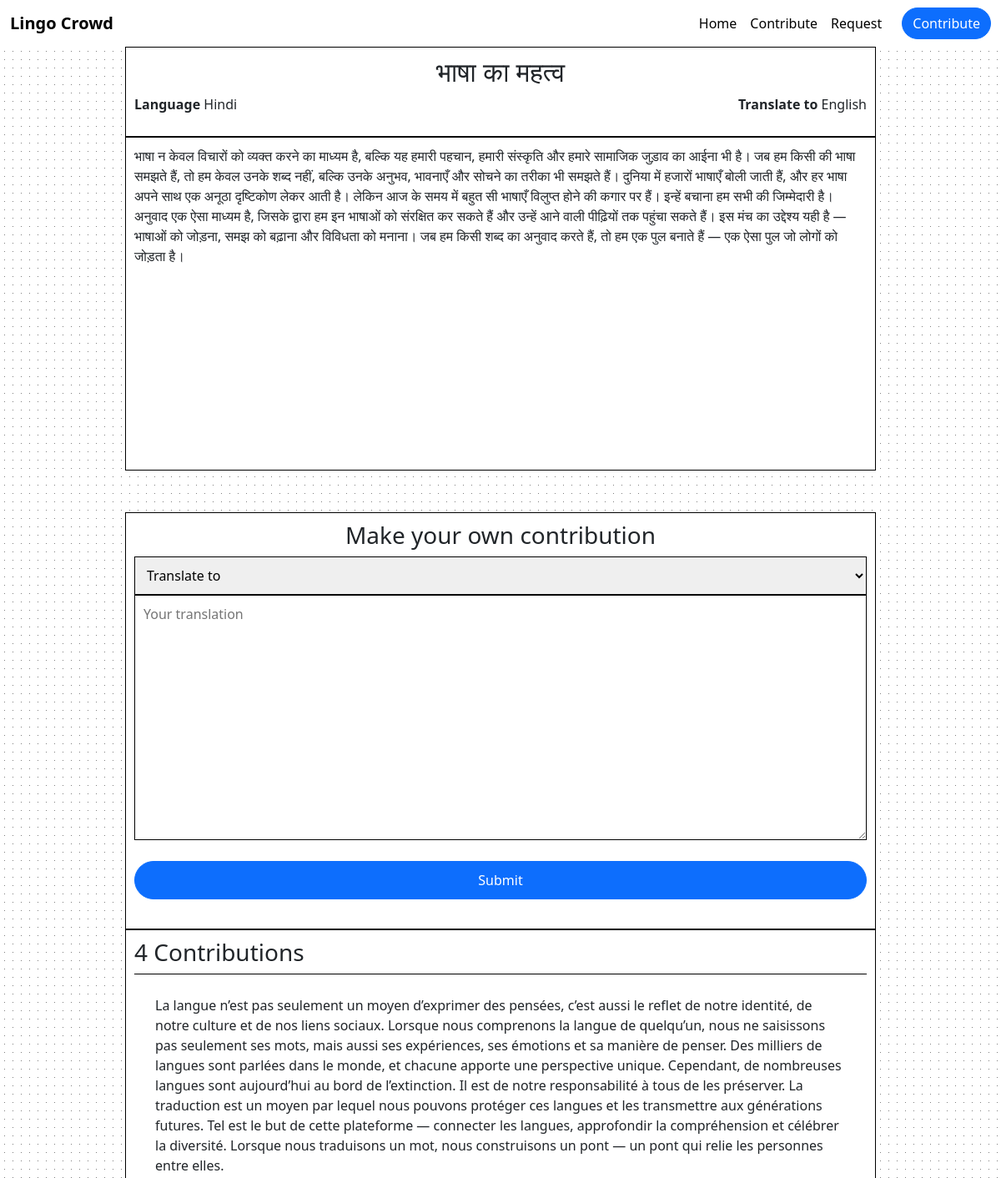
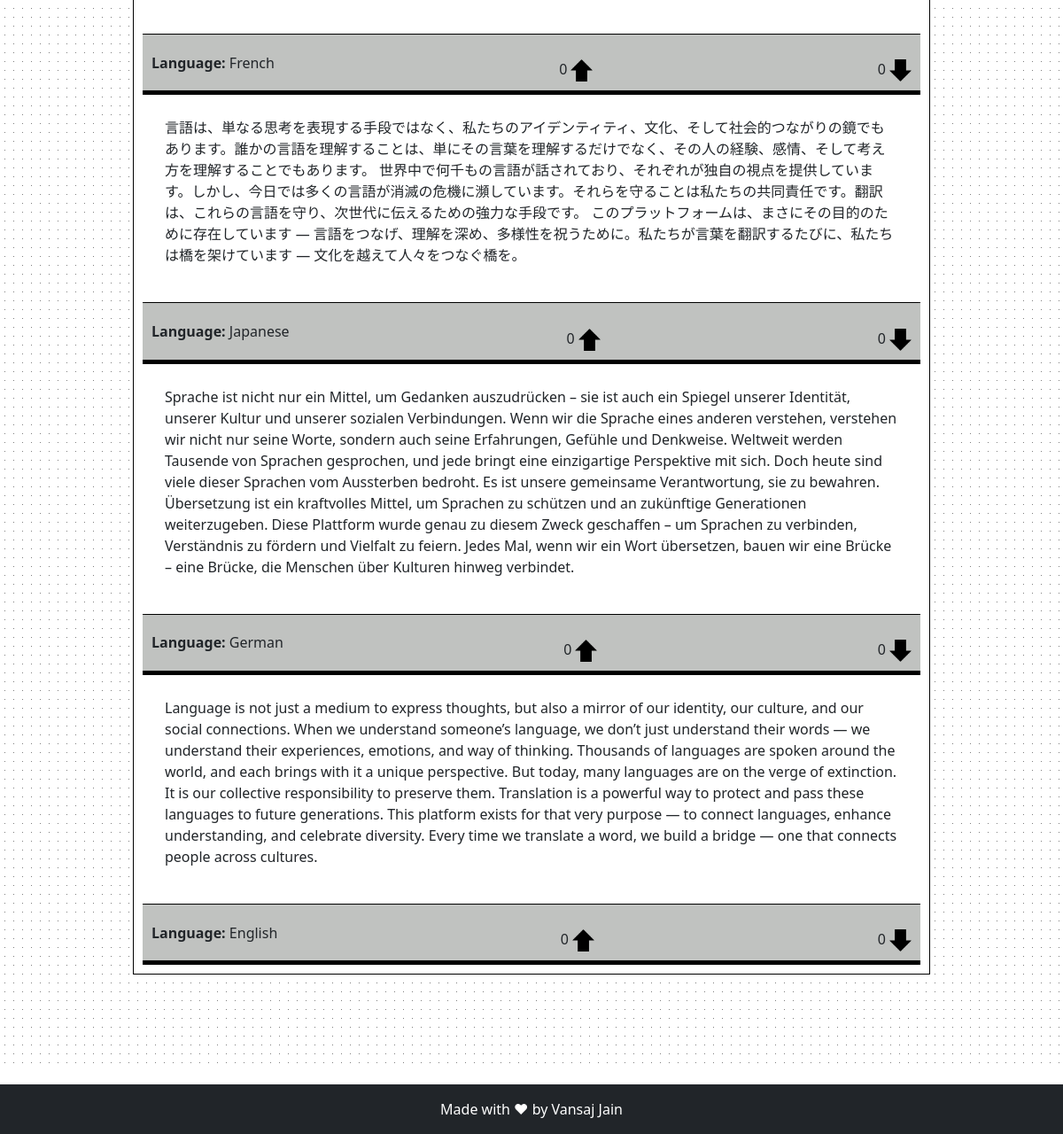
/view/NEmZnVjH, run on the app's committed database (2 pictures, top to bottom).
### tables this page shows
CREATE TABLE request(
request_id INTEGER PRIMARY KEY AUTOINCREMENT,
request_text TEXT NOT NULL,
language TEXT NOT NULL,
translate_to NOT NULL
, title TEXT NOT NULL, search_id TEXT);

CREATE TABLE contributions (
    contribution_id INTEGER PRIMARY KEY AUTOINCREMENT,
    request_id INTEGER NOT NULL,
    contribution_text TEXT NOT NULL,
    language TEXT NOT NULL,
    upvote INTEGER DEFAULT 0,
    downvote INTEGER DEFAULT 0,
    FOREIGN KEY (request_id) REFERENCES request(request_id)
);

### app.py (the view, shortened to what this page needs)
@app.route("/view/<search_id>", methods=["POST", "GET"])
def view(search_id):
    conn = sqlite3.connect(db_name)
    cur = conn.cursor()
    cur.execute(
        "SELECT request_id, title, request_text, language, translate_to FROM request WHERE search_id=?", (search_id,))
    response = cur.fetchone()
    request_id, title, content, language, translate_to = response
    ip = get_ip()
    cur.execute(
        """
        SELECT contribution_id, contribution_text, language, upvote, downvote
        FROM contributions
        WHERE request_id=?
        """, (request_id,)
    )
    result = cur.fetchall()[::-1]
    conn.close()
    return render_template("view.html",
                           languages=languages,
                           title=title,
                           language=language,
                           translate_to=translate_to,
                           content=content,
                           contribution_list=result,
                           total_contributions=len(result),
                           search_id=search_id
                           )

### app.py (called while the page is built)
def get_ip():
    if request.environ.get('HTTP_X_FORWARDED_FOR'):
        ip = request.environ['HTTP_X_FORWARDED_FOR']
    else:
        ip = request.remote_addr
    return ip

### templates/view.html (shortened to what this page needs)
{% extends "layout.html" %}
{% block main %}
    <div class="view-container">
        <div class="view-head">
            <h2>{{ title }}</h2>
            <div class="language-translate">
                <p><b>Language</b> {{ language }}</p>
                <p><b>Translate to</b> {{ translate_to }}</p>
            </div>
        </div>
        <div class="view-detail">
            <p>{{ content }}</p>
        </div>
        <form action="{{ url_for('view', search_id=search_id) }}" method="POST" class="your-contribution">
            <h3>Make your own contribution</h3>
            <select id="translate" name="contribution-language" required>
                <option value="" disabled selected>Translate to</option>
            </select>
            <textarea id="add-contribution" name="add-contribution" placeholder="Your translation" required></textarea>
            <button type="submit" class="btn btn-primary rounded-pill">Submit</button>
        </form>
        <div class="contribute">
            <div class="contribute-count">
                <h3>{{ total_contributions }} Contributions</h3>
            </div>
            {% for c in contribution_list %}
                <div class="contributions">
                    <p class="contributions-content">{{ c[1] }}</p>
                    <div class="votings">
                        <p><b>Language:</b> {{ c[2] }}</p>
                        <form method="POST" action="{{ url_for('view', search_id=search_id) }}">
                            <p>
                                {{ c[3] }}
                                <button type="submit" class="up-vote">
                                    <img src="{{ url_for('static', filename='vote_symbol.png') }}" alt="up vote">
                                </button>
                            </p>
                        </form>
                        <form method="POST" action="{{ url_for('view', search_id=search_id) }}">
                            <p>
                                {{ c[4] }}
                                <button type="submit" class="down-vote">
                                    <img src="{{ url_for('static', filename='vote_symbol.png') }}" alt="down vote">
                                </button>
                            </p>
                        </form>
                    </div>
                </div>
            {% endfor %}
            </div>
        </div>
    </div>
{% endblock %}

### templates/layout.html (shortened to what this page needs)
<!DOCTYPE html>
<html lang="en">
    <head>
        <link href="https://cdn.jsdelivr.net/npm/bootstrap@5.3.3/dist/css/bootstrap.min.css" rel="stylesheet">
        <link rel="stylesheet" href="{{ url_for('static', filename='styles.css') }}">
    </head>
    <body>
        <header>
            <nav class="navbar navbar-expand-lg">
                <div class="container-fluid">
                    <a class="navbar-brand fw-bold custom-font" href="#">Lingo Crowd</a>
                    <div class="collapse navbar-collapse" id="navbarNav">
                        <ul class="navbar-nav ms-auto mb-2 mb-lg-0">
                            <li class="nav-item">
                                <a class="nav-link active" aria-current="page" href="/">Home</a>
                            </li>
                            <li class="nav-item">
                                <a class="nav-link active" href="{{ url_for('contribute') }}">Contribute</a>
                            </li>
                            <li class="nav-item">
                                <a class="nav-link active" href="{{ url_for('requests') }}">Request</a>
                            </li>
                        </ul>
                        <div class="d-lg-flex mt-2 mt-lg-0">
                            <a href="{{ url_for('contribute') }}" class="btn btn-primary rounded-pill ms-lg-3">Contribute</a>
                        </div>
                    </div>
                </div>
            </nav>
        </header>
        <div class="wrapper">
            <main class="dots-background">
                {% block main %}{% endblock %}
            <footer class="py-3 bg-dark text-white mt-4">
                <p class="text-center mb-0">Made with ❤ by Vansaj Jain</p>
            </footer>
    </body>
</html>

### static/styles.css (style rules this page uses)
html, body { height: 100%; margin: 0; padding: 0; }
body { display: flex; flex-direction: column; min-height: 100vh; }
.wrapper { flex: 1; display: flex; flex-direction: column; }
main { flex: 1; }
header { background: white; }
nav { position: absolute; top: 0; left: 0; width: 100%; padding: 10px 75px 0 10px; }
nav a { background: white; }
.dots-background { margin: 0; padding: 0; height: 100%; background-color: white; background-image: radial-gradient(circle, rgba(0, 0, 0, 0.5) 10%, transparent 10%); background-size: 10px 10px; }
.view-container { display: flex; flex-direction: column; align-items: center; height: 100%; width: 75%; margin: auto; }
.view-head, .view-detail { border: 1px solid black; background: white; }
.view-head { width: 100%; padding: 10px; text-align: center; }
.language-translate { display: flex; width: 100%; justify-content: space-between; margin: 0; }
.view-detail { padding: 10px; overflow-y: scroll; height: 25em; width: 100%; }
.your-contribution { width: 100%; margin-top: 50px; padding: 10px; background: white; border: 1px solid black; height: 500px; }
.your-contribution textarea { width: 100%; height: 75%; padding: 10px; border: 1px solid black; }
.your-contribution select { width: 100%; padding: 10px; border: 1px solid black; }
.your-contribution button { width: 100%; padding: 10px; }
.contribute { display: block; width: 100%; background: white; padding: 10px; border: 1px solid black; margin-bottom: 100px; }
.contributions { overflow-y: scroll; border-bottom: 5px solid black; margin: 0; }
.contributions-content { padding: 25px; }
.contribute-count { border-bottom: 1px solid black; }
.votings { display: flex; justify-content: space-between; align-items: center; border-top: 1px solid black; background: #c0c2c0; margin: 0; padding: 10px; }
.votings button, .votings p { margin: 0; padding: 0; }
.up-vote, .down-vote { border: none; background: #c0c2c0; }
.up-vote img, .down-vote img { width: 25px; height: 25px; }
.down-vote img { transform: rotate(180deg); }
form { display: flex; align-items: center; flex-direction: column; padding-top: 2%; }
form button { margin: 25px; }
footer { display: flex; position: relative; bottom: 0; width: 100%; justify-content: center; }

### data on the page
request: title "भाषा का महत्व", language "Hindi", request_text "भाषा न केवल विचारों को व्यक्त करने का माध्यम है, बल्कि यह हमारी पहचान, हमारी संस्कृति और हमारे सामाजिक जुड़ाव का आईना भी है। जब हम किसी की भाषा समझते हैं, तो हम केवल उनके शब्द नहीं, बल्कि उनके अनुभव, भावनाएँ और सोचने का तरीका भी समझते हैं। दुनिया में हजारों भाषाएँ बोली जाती हैं, और हर भाषा अपने साथ एक अनूठा दृष्टिकोण लेकर आती है। लेकिन आज के समय में बहुत सी भाषाएँ विलुप्त होने की कगार पर हैं। इन्हें बचाना हम सभी की जिम्मेदारी है। अनुवाद एक ऐसा माध्यम है, जिसके द्वारा हम इन भाषाओं को संरक्षित कर सकते हैं और उन्हें आने वाली पीढ़ियों तक पहुंचा सकते हैं। इस मंच का उद्देश्य यही है — भाषाओं को जोड़ना, समझ को बढ़ाना और विविधता को मनाना। जब हम किसी शब्द का अनुवाद करते हैं, तो हम एक पुल बनाते हैं —…"
contributions: contribution_text "La langue n’est pas seulement un moyen d’exprimer des pensées, c’est aussi le reflet de notre identité, de notre culture et de nos liens sociaux. Lorsque nous comprenons la langue de quelqu’un, nous ne saisissons pas seulement ses mots, mais aussi ses expériences, ses émotions et sa manière de penser. Des milliers de langues sont parlées dans le monde, et chacune apporte une perspective unique. Cependant, de nombreuses langues sont aujourd’hui au bord de l’extinction. Il est de notre responsabilité à tous de les préserver. La traduction est un moyen par lequel nous pouvons protéger ces langues et les transmettre aux générations futures. Tel est le but de cette plateforme — connecter les…", language "French", upvote "0", downvote "0"
contributions: contribution_text "言語は、単なる思考を表現する手段ではなく、私たちのアイデンティティ、文化、そして社会的つながりの鏡でもあります。誰かの言語を理解することは、単にその言葉を理解するだけでなく、その人の経験、感情、そして考え方を理解することでもあります。 世界中で何千もの言語が話されており、それぞれが独自の視点を提供しています。しかし、今日では多くの言語が消滅の危機に瀕しています。それらを守ることは私たちの共同責任です。翻訳は、これらの言語を守り、次世代に伝えるための強力な手段です。 このプラットフォームは、まさにその目的のために存在しています — 言語をつなげ、理解を深め、多様性を祝うために。私たちが言葉を翻訳するたびに、私たちは橋を架けています — 文化を越えて人々をつなぐ橋を。", language "Japanese", upvote "0", downvote "0"
contributions: contribution_text "Sprache ist nicht nur ein Mittel, um Gedanken auszudrücken – sie ist auch ein Spiegel unserer Identität, unserer Kultur und unserer sozialen Verbindungen. Wenn wir die Sprache eines anderen verstehen, verstehen wir nicht nur seine Worte, sondern auch seine Erfahrungen, Gefühle und Denkweise. Weltweit werden Tausende von Sprachen gesprochen, und jede bringt eine einzigartige Perspektive mit sich. Doch heute sind viele dieser Sprachen vom Aussterben bedroht. Es ist unsere gemeinsame Verantwortung, sie zu bewahren. Übersetzung ist ein kraftvolles Mittel, um Sprachen zu schützen und an zukünftige Generationen weiterzugeben. Diese Plattform wurde genau zu diesem Zweck geschaffen – um Sprachen zu…", language "German", upvote "0", downvote "0"
contributions: contribution_text "Language is not just a medium to express thoughts, but also a mirror of our identity, our culture, and our social connections. When we understand someone’s language, we don’t just understand their words — we understand their experiences, emotions, and way of thinking. Thousands of languages are spoken around the world, and each brings with it a unique perspective. But today, many languages are on the verge of extinction. It is our collective responsibility to preserve them. Translation is a powerful way to protect and pass these languages to future generations. This platform exists for that very purpose — to connect languages, enhance understanding, and celebrate diversity. Every time we…", language "English", upvote "0", downvote "0"

### other printed values
{{ total_contributions }} "4"
